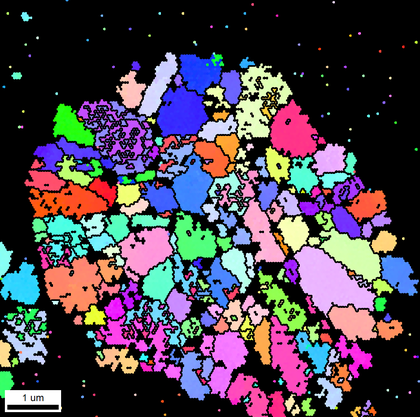
%> input picture src/DF-NMC-CF-01-e_03.tif, 420 x 417 px, shrunk from 1031 x 1024 before the run
$ octave --eval "result = function_remove_web(imread('../DF-NMC-CF-01-e_03.tif'));"   (GNU Octave 9; MATLAB toolbox functions it lacks are replaced by stand-ins)
%> lines starting %> are read from the running program, lines starting %| are printed output that depends on the picture
function [new_BW, BW_seq] = function_remove_web(BW, struct_el)
%function_remove_web dilates grains (integers>1) into webbing
%   new_Bw = function_remove_web(BW) dilates grains into webbing one-by-one
%       using strel('disk', 3)
%   new_Bw = function_remove_web(BW, struct_el) can specify structuring
%       element as desired for dilation operations
%
%   Inputs
%       BW - segmented matrix where 0 = background, 1 = webbing, and 2 =
%           grains
%       struct_el (optional) - structuring element used for dilation operations
%
%   Outputs
%       new_BW - grains without any webbing
%       BW_seq - cell array of dilation sequence
%
%   Author: Alexander H Quinn, National Renewable Energy Laboratory (NREL)
%   Guided/Inspired by: Donal P. Finagan, NREL
%   Additional assistance:  Francois Usseglio-Viretta, NREL

WEB = 1;
BCKGND = 0;

    lbls = unique(BW);
%> lbls = 256 values from 0 to 255
    old_BW = zeros(size(BW));
    new_BW = BW; % labeled unsegmented image
%> new_BW is the input picture: size 417x420x3 uint8; mean R, G, B 77.2, 68.8, 81.1

    if nargin < 2
        dilate_element = strel('disk', 3, 0); % change for different behavior, square of size 2 only dilates on corners
    else
        dilate_element = struct_el;
    end

    static_locations = ismember(BW, BCKGND);
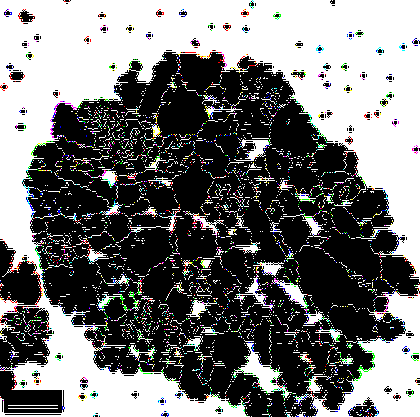
%> static_locations: size 417x420x3 logical; mean R, G, B 0.455, 0.456, 0.454


    lbls(lbls == BCKGND) = []; % exclude background from grain idxs
    lbls(lbls == WEB) = []; % erode regions

    count = 0;
    figss = {};

    while ~isequal(new_BW, old_BW)

        count = count + 1;
%         figss{count} = figure;
        disp(['Dilation Iteration: ' num2str(count)])

        old_BW = new_BW;

        for n = 1:length(lbls) % per particle
            particle_only = zeros(size(old_BW)); % zero background to distinguish particle from not

            [r, c] = find(old_BW == lbls(n)); % grab particle idxs, lew labels each iteration

            mask_idx = sub2ind(size(old_BW), r, c); % all indicies of current particle
            particle_only(mask_idx) = old_BW(mask_idx); % overlay particle features on zero background

            dilated_particle = imdilate(particle_only, dilate_element); % dilate the particle

            num_points = numel(old_BW); % for every single point in segmentation map, create bounding box to reduce comparisons dramatically
            for m = 1:num_points % big memory and time cost...numel(BW) * numel(labels) * number of iterations...easily > 1 billion comparisons
                if ~static_locations(m)&& dilated_particle(m) ~= BCKGND && old_BW(m) == WEB % update BW where dilated particle extends into boundary territory only, 0 is anything not considered particle (static_regions_idx)
                    new_BW(m) = dilated_particle(m);

                end
            end
        end
        BW_seq{count} = label2rgb(new_BW);
        imshow(label2rgb(new_BW)) % show progressing secondary particle dilations
    end
    new_BW(new_BW == 1) = 0; % cleaning for leftover segmentation boundaries
end
%> (the run ends here)
